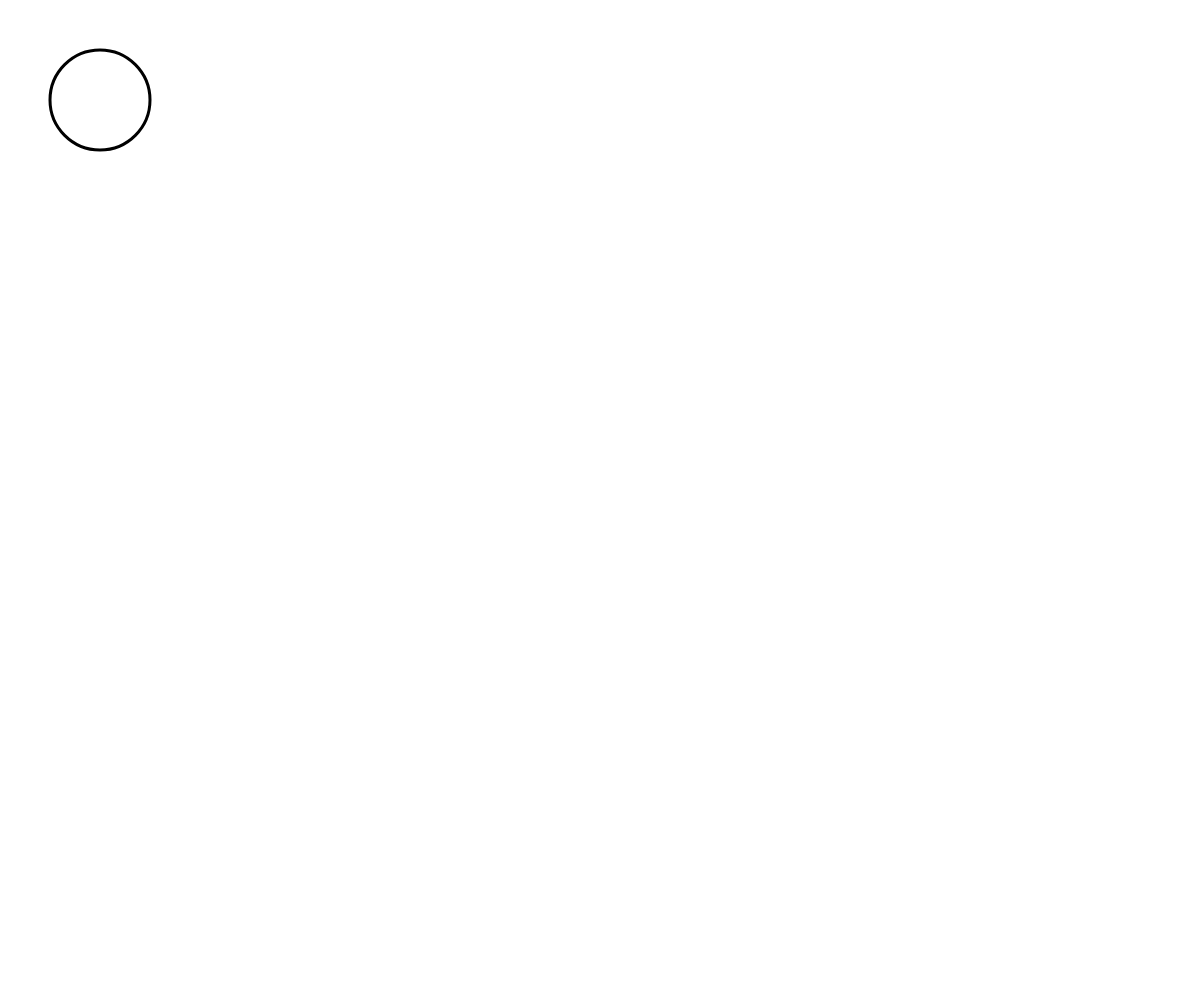
Frame 1 (no input)
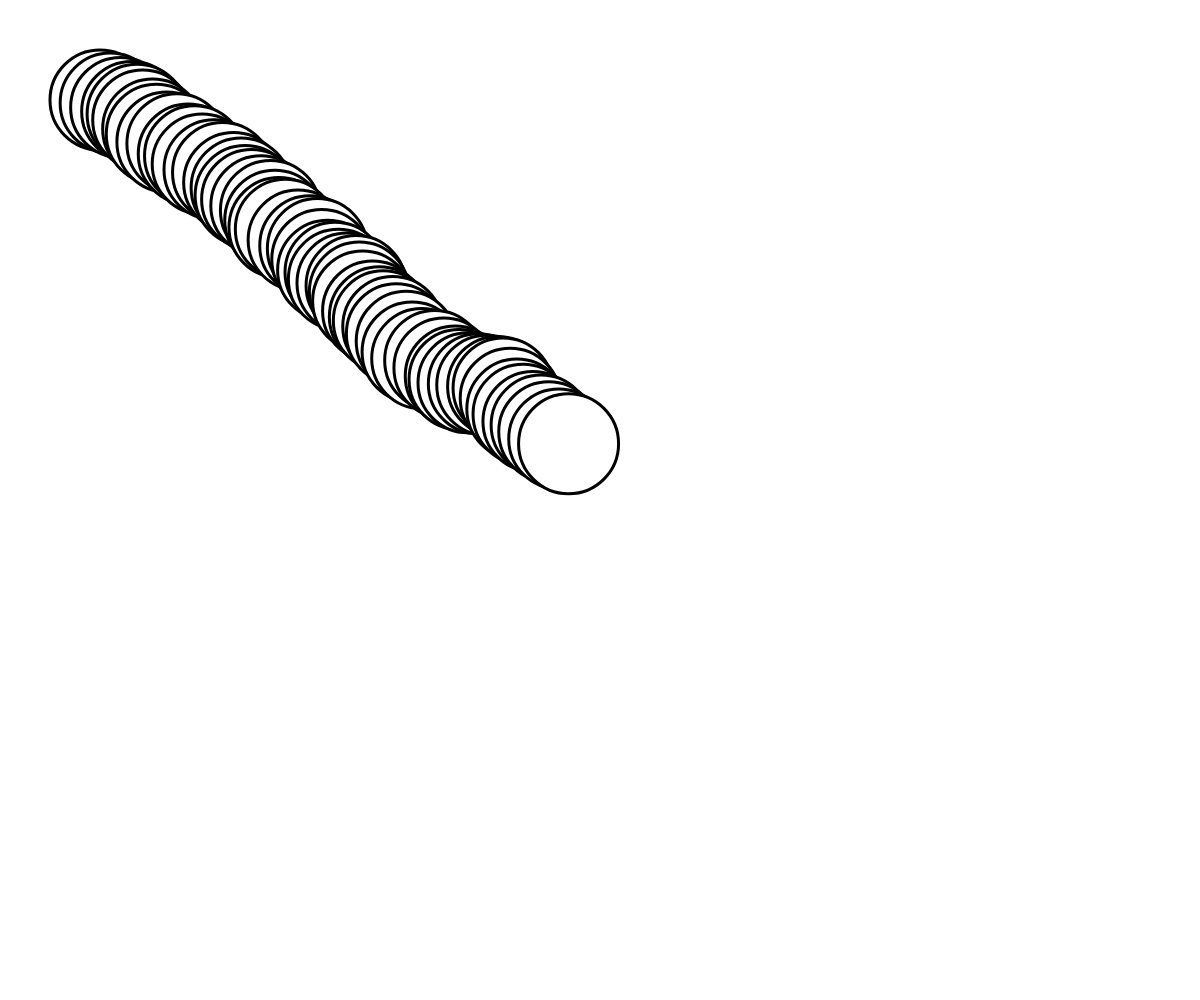
Frame 60 (no input)
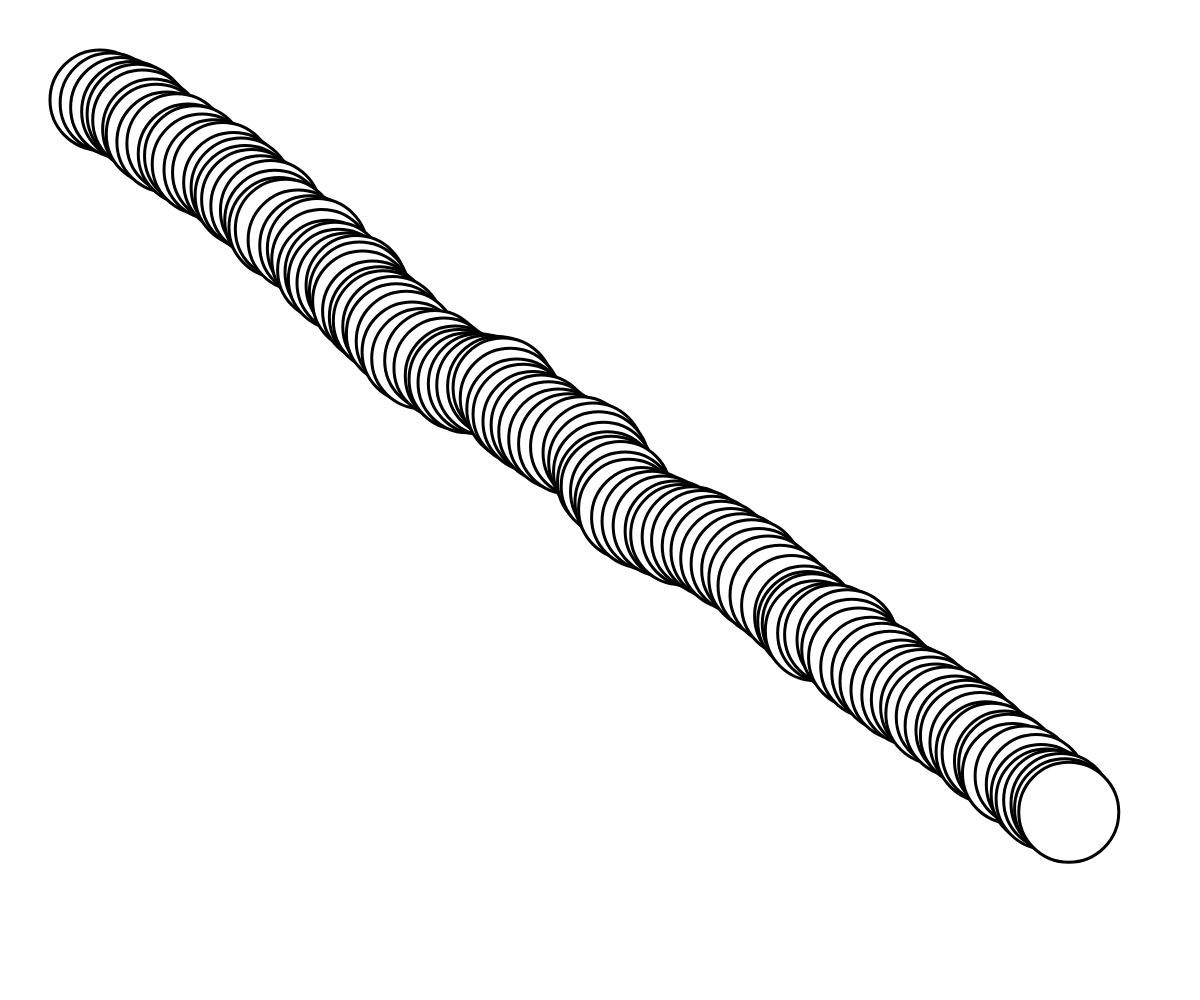
Frame 120 (the mouse pressed at the canvas centre since frame 60)

The p5.js sketch that drew these frames (run headless with seeded random() and noise() and a simulated clock; from frame 60 on, the mouse is pressed at the canvas centre):

// p5.js sketch
// ── sketch.js
let col, col1, col2;
let x = 100, y = 100;

let diameter = 100;

let xV = 8, yV = 6; //speed in the x and y directions

function setup(){
 createCanvas(windowWidth,windowHeight); 
 col1 = color("#851400");
 col2 = color("#00e2f2");

 strokeWeight(3)
 //frameRate(4)

}

function draw(){

//background(150)
ellipse(x, y, diameter);

if(x > width - diameter/2){
  xV = -xV;
}
if (x < diameter/2){
  xV = -xV;
}
if(y > height - diameter/2){
    yV = -yV;
}
if(y<diameter/2){
  yV =- yV;
}



 //  x = x+1;
 //  y = y+1;
//  y++

 x+= xV + random(-5,5);
 y+= yV + random(-5,5);

//  print("xV = ", xV);

}
